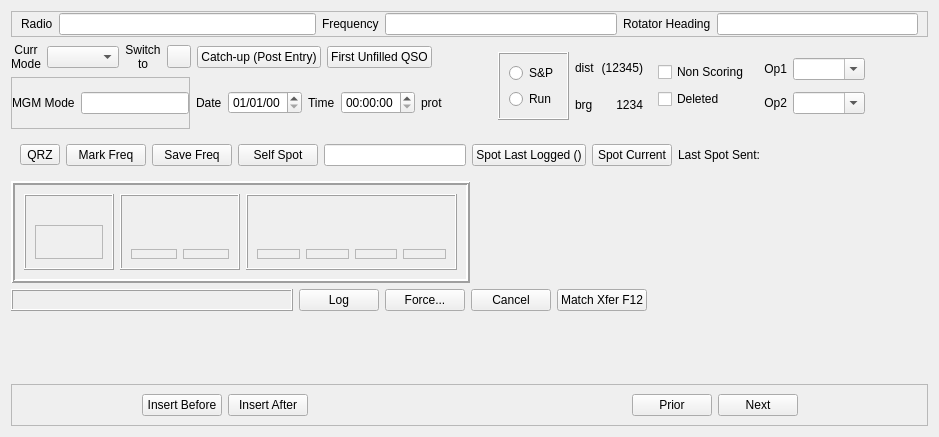
<?xml version="1.0" encoding="UTF-8"?>
<ui version="4.0">
 <class>QSOLogFrame</class>
 <widget class="QFrame" name="QSOLogFrame">
  <property name="geometry">
   <rect>
    <x>0</x>
    <y>0</y>
    <width>939</width>
    <height>437</height>
   </rect>
  </property>
  <property name="minimumSize">
   <size>
    <width>0</width>
    <height>0</height>
   </size>
  </property>
  <property name="windowTitle">
   <string/>
  </property>
  <property name="frameShape">
   <enum>QFrame::Shape::NoFrame</enum>
  </property>
  <property name="frameShadow">
   <enum>QFrame::Shadow::Plain</enum>
  </property>
  <property name="midLineWidth">
   <number>1</number>
  </property>
  <layout class="QVBoxLayout" name="verticalLayout_7">
   <item>
    <widget class="QFrame" name="radioDetailsFrame">
     <property name="frameShape">
      <enum>QFrame::Shape::StyledPanel</enum>
     </property>
     <property name="frameShadow">
      <enum>QFrame::Shadow::Raised</enum>
     </property>
     <layout class="QHBoxLayout" name="horizontalLayout_13">
      <property name="topMargin">
       <number>1</number>
      </property>
      <property name="bottomMargin">
       <number>1</number>
      </property>
      <item>
       <layout class="QHBoxLayout" name="horizontalLayout_10">
        <item>
         <widget class="QLabel" name="label_5">
          <property name="text">
           <string>Radio</string>
          </property>
         </widget>
        </item>
        <item>
         <widget class="QLineEdit" name="radioEdit">
          <property name="focusPolicy">
           <enum>Qt::FocusPolicy::ClickFocus</enum>
          </property>
          <property name="clearButtonEnabled">
           <bool>true</bool>
          </property>
         </widget>
        </item>
       </layout>
      </item>
      <item>
       <layout class="QHBoxLayout" name="horizontalLayout_11">
        <item>
         <widget class="QLabel" name="freqLabel">
          <property name="text">
           <string>Frequency</string>
          </property>
         </widget>
        </item>
        <item>
         <widget class="QLineEdit" name="frequencyEdit">
          <property name="focusPolicy">
           <enum>Qt::FocusPolicy::ClickFocus</enum>
          </property>
          <property name="clearButtonEnabled">
           <bool>true</bool>
          </property>
         </widget>
        </item>
       </layout>
      </item>
      <item>
       <layout class="QHBoxLayout" name="horizontalLayout_12">
        <item>
         <widget class="QLabel" name="label_7">
          <property name="text">
           <string>Rotator Heading</string>
          </property>
         </widget>
        </item>
        <item>
         <widget class="QLineEdit" name="rotatorHeadingEdit">
          <property name="focusPolicy">
           <enum>Qt::FocusPolicy::ClickFocus</enum>
          </property>
          <property name="clearButtonEnabled">
           <bool>true</bool>
          </property>
         </widget>
        </item>
       </layout>
      </item>
     </layout>
    </widget>
   </item>
   <item>
    <layout class="QHBoxLayout" name="horizontalLayout_25">
     <item>
      <layout class="QVBoxLayout" name="verticalLayout_2">
       <item>
        <layout class="QHBoxLayout" name="horizontalLayout_6">
         <item>
          <layout class="QHBoxLayout" name="horizontalLayout_2">
           <item>
            <widget class="QLabel" name="label_8">
             <property name="text">
              <string>Curr
Mode</string>
             </property>
             <property name="alignment">
              <set>Qt::AlignmentFlag::AlignCenter</set>
             </property>
            </widget>
           </item>
           <item>
            <widget class="QComboBox" name="ModeComboBoxGJV">
             <property name="focusPolicy">
              <enum>Qt::FocusPolicy::NoFocus</enum>
             </property>
            </widget>
           </item>
           <item>
            <widget class="QLabel" name="switchToLabel">
             <property name="text">
              <string>Switch
to</string>
             </property>
             <property name="alignment">
              <set>Qt::AlignmentFlag::AlignCenter</set>
             </property>
            </widget>
           </item>
           <item>
            <widget class="QToolButton" name="ModeButton">
             <property name="focusPolicy">
              <enum>Qt::FocusPolicy::NoFocus</enum>
             </property>
             <property name="text">
              <string/>
             </property>
             <property name="autoRaise">
              <bool>false</bool>
             </property>
            </widget>
           </item>
          </layout>
         </item>
         <item>
          <widget class="QPushButton" name="CatchupButton">
           <property name="focusPolicy">
            <enum>Qt::FocusPolicy::NoFocus</enum>
           </property>
           <property name="text">
            <string>Catch-up (Post Entry)</string>
           </property>
          </widget>
         </item>
         <item>
          <widget class="QPushButton" name="FirstUnfilledButton">
           <property name="focusPolicy">
            <enum>Qt::FocusPolicy::NoFocus</enum>
           </property>
           <property name="text">
            <string>First Unfilled QSO</string>
           </property>
          </widget>
         </item>
         <item>
          <spacer name="horizontalSpacer">
           <property name="orientation">
            <enum>Qt::Orientation::Horizontal</enum>
           </property>
           <property name="sizeHint" stdset="0">
            <size>
             <width>40</width>
             <height>20</height>
            </size>
           </property>
          </spacer>
         </item>
        </layout>
       </item>
       <item>
        <layout class="QHBoxLayout" name="horizontalLayout_15">
         <item>
          <widget class="QFrame" name="MGMSubModeFrame">
           <property name="minimumSize">
            <size>
             <width>0</width>
             <height>0</height>
            </size>
           </property>
           <property name="frameShape">
            <enum>QFrame::Shape::StyledPanel</enum>
           </property>
           <property name="frameShadow">
            <enum>QFrame::Shadow::Raised</enum>
           </property>
           <layout class="QHBoxLayout" name="horizontalLayout_14">
            <property name="leftMargin">
             <number>0</number>
            </property>
            <property name="topMargin">
             <number>0</number>
            </property>
            <property name="rightMargin">
             <number>0</number>
            </property>
            <property name="bottomMargin">
             <number>0</number>
            </property>
            <item>
             <widget class="QLabel" name="label_6">
              <property name="text">
               <string>MGM Mode</string>
              </property>
             </widget>
            </item>
            <item>
             <widget class="QLineEdit" name="MGMSubModeEdit">
              <property name="focusPolicy">
               <enum>Qt::FocusPolicy::ClickFocus</enum>
              </property>
             </widget>
            </item>
           </layout>
          </widget>
         </item>
         <item>
          <widget class="QLabel" name="label">
           <property name="text">
            <string>Date</string>
           </property>
          </widget>
         </item>
         <item>
          <widget class="QDateEdit" name="dateEdit">
           <property name="focusPolicy">
            <enum>Qt::FocusPolicy::ClickFocus</enum>
           </property>
           <property name="currentSection">
            <enum>QDateTimeEdit::Section::DaySection</enum>
           </property>
           <property name="displayFormat">
            <string>dd/MM/yy</string>
           </property>
          </widget>
         </item>
         <item>
          <widget class="QLabel" name="label_2">
           <property name="text">
            <string>Time</string>
           </property>
          </widget>
         </item>
         <item>
          <widget class="QTimeEdit" name="timeEdit">
           <property name="focusPolicy">
            <enum>Qt::FocusPolicy::ClickFocus</enum>
           </property>
           <property name="buttonSymbols">
            <enum>QAbstractSpinBox::ButtonSymbols::UpDownArrows</enum>
           </property>
           <property name="currentSection">
            <enum>QDateTimeEdit::Section::MinuteSection</enum>
           </property>
          </widget>
         </item>
         <item>
          <widget class="QLabel" name="protectionLabel">
           <property name="text">
            <string>prot</string>
           </property>
          </widget>
         </item>
         <item>
          <spacer name="horizontalSpacer_2">
           <property name="orientation">
            <enum>Qt::Orientation::Horizontal</enum>
           </property>
           <property name="sizeHint" stdset="0">
            <size>
             <width>40</width>
             <height>20</height>
            </size>
           </property>
          </spacer>
         </item>
        </layout>
       </item>
      </layout>
     </item>
     <item>
      <widget class="QFrame" name="RHSFrame">
       <layout class="QHBoxLayout" name="horizontalLayout_3">
        <item>
         <widget class="QFrame" name="tabSandPframe">
          <property name="minimumSize">
           <size>
            <width>0</width>
            <height>0</height>
           </size>
          </property>
          <property name="focusPolicy">
           <enum>Qt::FocusPolicy::NoFocus</enum>
          </property>
          <property name="frameShape">
           <enum>QFrame::Shape::Box</enum>
          </property>
          <property name="frameShadow">
           <enum>QFrame::Shadow::Raised</enum>
          </property>
          <layout class="QVBoxLayout" name="verticalLayout_3">
           <item>
            <widget class="QRadioButton" name="SandPrb">
             <property name="focusPolicy">
              <enum>Qt::FocusPolicy::NoFocus</enum>
             </property>
             <property name="text">
              <string>S&amp;&amp;P</string>
             </property>
             <attribute name="buttonGroup">
              <string notr="true">SandPbuttonGroup</string>
             </attribute>
            </widget>
           </item>
           <item>
            <widget class="QRadioButton" name="callRb">
             <property name="focusPolicy">
              <enum>Qt::FocusPolicy::NoFocus</enum>
             </property>
             <property name="text">
              <string>Run</string>
             </property>
             <attribute name="buttonGroup">
              <string notr="true">SandPbuttonGroup</string>
             </attribute>
            </widget>
           </item>
          </layout>
         </widget>
        </item>
        <item>
         <layout class="QVBoxLayout" name="verticalLayout_5">
          <item>
           <layout class="QHBoxLayout" name="horizontalLayout">
            <item>
             <widget class="QLabel" name="label_4">
              <property name="text">
               <string>dist</string>
              </property>
             </widget>
            </item>
            <item>
             <widget class="QLabel" name="DistSt">
              <property name="text">
               <string>(12345)</string>
              </property>
              <property name="alignment">
               <set>Qt::AlignmentFlag::AlignRight|Qt::AlignmentFlag::AlignTrailing|Qt::AlignmentFlag::AlignVCenter</set>
              </property>
              <property name="margin">
               <number>0</number>
              </property>
             </widget>
            </item>
           </layout>
          </item>
          <item>
           <layout class="QHBoxLayout" name="horizontalLayout_19">
            <item>
             <widget class="QLabel" name="label_3">
              <property name="text">
               <string>brg</string>
              </property>
             </widget>
            </item>
            <item>
             <widget class="QLabel" name="BrgSt">
              <property name="text">
               <string>1234</string>
              </property>
              <property name="alignment">
               <set>Qt::AlignmentFlag::AlignRight|Qt::AlignmentFlag::AlignTrailing|Qt::AlignmentFlag::AlignVCenter</set>
              </property>
              <property name="margin">
               <number>0</number>
              </property>
             </widget>
            </item>
           </layout>
          </item>
         </layout>
        </item>
        <item>
         <widget class="QFrame" name="flagsFrame">
          <layout class="QVBoxLayout" name="verticalLayout_4">
           <item>
            <widget class="QCheckBox" name="NonScoreCheckBox">
             <property name="focusPolicy">
              <enum>Qt::FocusPolicy::NoFocus</enum>
             </property>
             <property name="text">
              <string>Non Scoring</string>
             </property>
            </widget>
           </item>
           <item>
            <widget class="QCheckBox" name="DeletedCheckBox">
             <property name="focusPolicy">
              <enum>Qt::FocusPolicy::NoFocus</enum>
             </property>
             <property name="text">
              <string>Deleted</string>
             </property>
            </widget>
           </item>
          </layout>
         </widget>
        </item>
        <item>
         <layout class="QVBoxLayout" name="verticalLayout">
          <item>
           <layout class="QHBoxLayout" name="horizontalLayout_17">
            <item>
             <widget class="QLabel" name="OperatorLabel">
              <property name="text">
               <string>Op1</string>
              </property>
              <property name="alignment">
               <set>Qt::AlignmentFlag::AlignRight|Qt::AlignmentFlag::AlignTrailing|Qt::AlignmentFlag::AlignVCenter</set>
              </property>
             </widget>
            </item>
            <item>
             <widget class="QComboBox" name="MainOpComboBox">
              <property name="focusPolicy">
               <enum>Qt::FocusPolicy::ClickFocus</enum>
              </property>
              <property name="editable">
               <bool>true</bool>
              </property>
             </widget>
            </item>
           </layout>
          </item>
          <item>
           <layout class="QHBoxLayout" name="horizontalLayout_20">
            <item>
             <widget class="QLabel" name="SecondOpLabel">
              <property name="text">
               <string>Op2</string>
              </property>
              <property name="alignment">
               <set>Qt::AlignmentFlag::AlignRight|Qt::AlignmentFlag::AlignTrailing|Qt::AlignmentFlag::AlignVCenter</set>
              </property>
             </widget>
            </item>
            <item>
             <widget class="QComboBox" name="SecondOpComboBox">
              <property name="focusPolicy">
               <enum>Qt::FocusPolicy::ClickFocus</enum>
              </property>
              <property name="editable">
               <bool>true</bool>
              </property>
             </widget>
            </item>
           </layout>
          </item>
         </layout>
        </item>
       </layout>
      </widget>
     </item>
     <item>
      <spacer name="horizontalSpacer_6">
       <property name="orientation">
        <enum>Qt::Orientation::Horizontal</enum>
       </property>
       <property name="sizeHint" stdset="0">
        <size>
         <width>40</width>
         <height>20</height>
        </size>
       </property>
      </spacer>
     </item>
    </layout>
   </item>
   <item>
    <widget class="QFrame" name="clusterFrame">
     <property name="frameShape">
      <enum>QFrame::Shape::NoFrame</enum>
     </property>
     <layout class="QHBoxLayout" name="horizontalLayout_16">
      <item>
       <layout class="QHBoxLayout" name="horizontalLayout_5">
        <item>
         <widget class="QToolButton" name="qrzToolButton">
          <property name="focusPolicy">
           <enum>Qt::FocusPolicy::NoFocus</enum>
          </property>
          <property name="text">
           <string>QRZ</string>
          </property>
         </widget>
        </item>
        <item>
         <widget class="QPushButton" name="bandmapMarkFreqPb">
          <property name="focusPolicy">
           <enum>Qt::FocusPolicy::NoFocus</enum>
          </property>
          <property name="text">
           <string>Mark Freq</string>
          </property>
         </widget>
        </item>
        <item>
         <widget class="QPushButton" name="bandmapSaveFreqPb">
          <property name="focusPolicy">
           <enum>Qt::FocusPolicy::NoFocus</enum>
          </property>
          <property name="text">
           <string>Save Freq</string>
          </property>
         </widget>
        </item>
       </layout>
      </item>
      <item>
       <layout class="QHBoxLayout" name="horizontalLayout_4">
        <item>
         <widget class="QPushButton" name="selfSpotPb">
          <property name="text">
           <string>Self Spot</string>
          </property>
         </widget>
        </item>
        <item>
         <widget class="QLineEdit" name="selfSpotCommentLineEdit"/>
        </item>
        <item>
         <widget class="QPushButton" name="spotLastLoggedPb">
          <property name="focusPolicy">
           <enum>Qt::FocusPolicy::NoFocus</enum>
          </property>
          <property name="text">
           <string>Spot Last Logged ()</string>
          </property>
         </widget>
        </item>
        <item>
         <widget class="QPushButton" name="spotPb">
          <property name="focusPolicy">
           <enum>Qt::FocusPolicy::NoFocus</enum>
          </property>
          <property name="text">
           <string>Spot Current</string>
          </property>
         </widget>
        </item>
        <item>
         <widget class="QLabel" name="lastSpotSentTitleLbl">
          <property name="text">
           <string>Last Spot Sent: </string>
          </property>
         </widget>
        </item>
        <item>
         <widget class="QLabel" name="lastSpotSentLbl">
          <property name="text">
           <string/>
          </property>
         </widget>
        </item>
        <item>
         <spacer name="horizontalSpacer_5">
          <property name="orientation">
           <enum>Qt::Orientation::Horizontal</enum>
          </property>
          <property name="sizeHint" stdset="0">
           <size>
            <width>40</width>
            <height>20</height>
           </size>
          </property>
         </spacer>
        </item>
       </layout>
      </item>
     </layout>
    </widget>
   </item>
   <item>
    <layout class="QHBoxLayout" name="horizontalLayout_24">
     <item>
      <widget class="QFrame" name="qsoFrame">
       <property name="sizePolicy">
        <sizepolicy hsizetype="Expanding" vsizetype="Preferred">
         <horstretch>0</horstretch>
         <verstretch>0</verstretch>
        </sizepolicy>
       </property>
       <property name="frameShape">
        <enum>QFrame::Shape::Box</enum>
       </property>
       <property name="frameShadow">
        <enum>QFrame::Shadow::Raised</enum>
       </property>
       <property name="lineWidth">
        <number>2</number>
       </property>
       <layout class="QHBoxLayout" name="horizontalLayout_23" stretch="15,20,35">
        <item>
         <widget class="QFrame" name="callBox">
          <property name="sizePolicy">
           <sizepolicy hsizetype="Expanding" vsizetype="Minimum">
            <horstretch>0</horstretch>
            <verstretch>0</verstretch>
           </sizepolicy>
          </property>
          <property name="frameShape">
           <enum>QFrame::Shape::Box</enum>
          </property>
          <property name="frameShadow">
           <enum>QFrame::Shadow::Raised</enum>
          </property>
          <layout class="QVBoxLayout" name="verticalLayout_6">
           <item>
            <spacer name="hsp1">
             <property name="orientation">
              <enum>Qt::Orientation::Horizontal</enum>
             </property>
             <property name="sizeHint" stdset="0">
              <size>
               <width>81</width>
               <height>20</height>
              </size>
             </property>
            </spacer>
           </item>
           <item>
            <widget class="QSOTextEditFrame" name="CallsignFrame">
             <property name="sizePolicy">
              <sizepolicy hsizetype="Expanding" vsizetype="Preferred">
               <horstretch>0</horstretch>
               <verstretch>0</verstretch>
              </sizepolicy>
             </property>
             <property name="minimumSize">
              <size>
               <width>20</width>
               <height>10</height>
              </size>
             </property>
             <property name="frameShape">
              <enum>QFrame::Shape::StyledPanel</enum>
             </property>
            </widget>
           </item>
          </layout>
         </widget>
        </item>
        <item>
         <widget class="QFrame" name="mySentFrame">
          <property name="sizePolicy">
           <sizepolicy hsizetype="Expanding" vsizetype="Minimum">
            <horstretch>0</horstretch>
            <verstretch>0</verstretch>
           </sizepolicy>
          </property>
          <property name="frameShape">
           <enum>QFrame::Shape::Box</enum>
          </property>
          <property name="frameShadow">
           <enum>QFrame::Shadow::Raised</enum>
          </property>
          <layout class="QVBoxLayout" name="verticalLayout_9">
           <item>
            <widget class="QFrame" name="hl1">
             <layout class="QHBoxLayout" name="hl_1">
              <item>
               <spacer name="hsp2">
                <property name="orientation">
                 <enum>Qt::Orientation::Horizontal</enum>
                </property>
                <property name="sizeHint" stdset="0">
                 <size>
                  <width>40</width>
                  <height>20</height>
                 </size>
                </property>
               </spacer>
              </item>
              <item>
               <widget class="QLabel" name="mySentLabel">
                <property name="text">
                 <string/>
                </property>
               </widget>
              </item>
              <item>
               <spacer name="hsp3">
                <property name="orientation">
                 <enum>Qt::Orientation::Horizontal</enum>
                </property>
                <property name="sizeHint" stdset="0">
                 <size>
                  <width>10</width>
                  <height>20</height>
                 </size>
                </property>
               </spacer>
              </item>
             </layout>
            </widget>
           </item>
           <item>
            <layout class="QHBoxLayout" name="horizontalLayout_7">
             <item>
              <widget class="QSOTextEditFrame" name="RSTTxFrame">
               <property name="sizePolicy">
                <sizepolicy hsizetype="Expanding" vsizetype="Preferred">
                 <horstretch>0</horstretch>
                 <verstretch>0</verstretch>
                </sizepolicy>
               </property>
               <property name="minimumSize">
                <size>
                 <width>20</width>
                 <height>10</height>
                </size>
               </property>
               <property name="frameShape">
                <enum>QFrame::Shape::StyledPanel</enum>
               </property>
              </widget>
             </item>
             <item>
              <widget class="QSOTextEditFrame" name="SerTxFrame">
               <property name="sizePolicy">
                <sizepolicy hsizetype="Expanding" vsizetype="Preferred">
                 <horstretch>0</horstretch>
                 <verstretch>0</verstretch>
                </sizepolicy>
               </property>
               <property name="minimumSize">
                <size>
                 <width>20</width>
                 <height>10</height>
                </size>
               </property>
               <property name="frameShape">
                <enum>QFrame::Shape::StyledPanel</enum>
               </property>
              </widget>
             </item>
            </layout>
           </item>
          </layout>
         </widget>
        </item>
        <item>
         <widget class="QFrame" name="themSentFrame">
          <property name="sizePolicy">
           <sizepolicy hsizetype="Expanding" vsizetype="Minimum">
            <horstretch>0</horstretch>
            <verstretch>0</verstretch>
           </sizepolicy>
          </property>
          <property name="frameShape">
           <enum>QFrame::Shape::Box</enum>
          </property>
          <property name="frameShadow">
           <enum>QFrame::Shadow::Raised</enum>
          </property>
          <layout class="QVBoxLayout" name="verticalLayout_8">
           <item>
            <widget class="QFrame" name="hl2">
             <layout class="QHBoxLayout" name="hl_2">
              <item>
               <spacer name="hsp4">
                <property name="orientation">
                 <enum>Qt::Orientation::Horizontal</enum>
                </property>
                <property name="sizeHint" stdset="0">
                 <size>
                  <width>40</width>
                  <height>20</height>
                 </size>
                </property>
               </spacer>
              </item>
              <item>
               <widget class="QLabel" name="theirSentLabel">
                <property name="text">
                 <string/>
                </property>
               </widget>
              </item>
              <item>
               <spacer name="hsp5">
                <property name="orientation">
                 <enum>Qt::Orientation::Horizontal</enum>
                </property>
                <property name="sizeHint" stdset="0">
                 <size>
                  <width>40</width>
                  <height>20</height>
                 </size>
                </property>
               </spacer>
              </item>
             </layout>
            </widget>
           </item>
           <item>
            <layout class="QHBoxLayout" name="horizontalLayout_18">
             <item>
              <widget class="QSOTextEditFrame" name="RSTRxFrame">
               <property name="sizePolicy">
                <sizepolicy hsizetype="Expanding" vsizetype="Preferred">
                 <horstretch>0</horstretch>
                 <verstretch>0</verstretch>
                </sizepolicy>
               </property>
               <property name="minimumSize">
                <size>
                 <width>20</width>
                 <height>10</height>
                </size>
               </property>
               <property name="frameShape">
                <enum>QFrame::Shape::StyledPanel</enum>
               </property>
              </widget>
             </item>
             <item>
              <widget class="QSOTextEditFrame" name="SerRxFrame">
               <property name="sizePolicy">
                <sizepolicy hsizetype="Expanding" vsizetype="Preferred">
                 <horstretch>0</horstretch>
                 <verstretch>0</verstretch>
                </sizepolicy>
               </property>
               <property name="minimumSize">
                <size>
                 <width>20</width>
                 <height>10</height>
                </size>
               </property>
               <property name="frameShape">
                <enum>QFrame::Shape::StyledPanel</enum>
               </property>
              </widget>
             </item>
             <item>
              <widget class="QSOTextEditFrame" name="LocFrame">
               <property name="sizePolicy">
                <sizepolicy hsizetype="Expanding" vsizetype="Preferred">
                 <horstretch>0</horstretch>
                 <verstretch>0</verstretch>
                </sizepolicy>
               </property>
               <property name="minimumSize">
                <size>
                 <width>20</width>
                 <height>10</height>
                </size>
               </property>
               <property name="frameShape">
                <enum>QFrame::Shape::StyledPanel</enum>
               </property>
              </widget>
             </item>
             <item>
              <widget class="QSOTextEditFrame" name="QTHFrame">
               <property name="sizePolicy">
                <sizepolicy hsizetype="Expanding" vsizetype="Preferred">
                 <horstretch>0</horstretch>
                 <verstretch>0</verstretch>
                </sizepolicy>
               </property>
               <property name="minimumSize">
                <size>
                 <width>20</width>
                 <height>10</height>
                </size>
               </property>
               <property name="frameShape">
                <enum>QFrame::Shape::StyledPanel</enum>
               </property>
              </widget>
             </item>
            </layout>
           </item>
          </layout>
         </widget>
        </item>
       </layout>
      </widget>
     </item>
     <item>
      <spacer name="horizontalSpacer_4">
       <property name="orientation">
        <enum>Qt::Orientation::Horizontal</enum>
       </property>
       <property name="sizeHint" stdset="0">
        <size>
         <width>40</width>
         <height>20</height>
        </size>
       </property>
      </spacer>
     </item>
    </layout>
   </item>
   <item>
    <layout class="QHBoxLayout" name="horizontalLayout_9">
     <item>
      <widget class="QSOTextEditFrame" name="commentsFrame">
       <property name="sizePolicy">
        <sizepolicy hsizetype="Expanding" vsizetype="Preferred">
         <horstretch>0</horstretch>
         <verstretch>0</verstretch>
        </sizepolicy>
       </property>
       <property name="minimumSize">
        <size>
         <width>20</width>
         <height>0</height>
        </size>
       </property>
       <property name="frameShape">
        <enum>QFrame::Shape::Box</enum>
       </property>
       <property name="frameShadow">
        <enum>QFrame::Shadow::Raised</enum>
       </property>
      </widget>
     </item>
     <item>
      <widget class="QPushButton" name="GJVOKButton">
       <property name="focusPolicy">
        <enum>Qt::FocusPolicy::NoFocus</enum>
       </property>
       <property name="toolTip">
        <string>Log the QSO, or move to next unfilled field</string>
       </property>
       <property name="text">
        <string>Log</string>
       </property>
      </widget>
     </item>
     <item>
      <widget class="QPushButton" name="GJVForceButton">
       <property name="focusPolicy">
        <enum>Qt::FocusPolicy::NoFocus</enum>
       </property>
       <property name="toolTip">
        <string>Force logging the QSO, even when incomplete</string>
       </property>
       <property name="text">
        <string>Force...</string>
       </property>
       <property name="autoDefault">
        <bool>false</bool>
       </property>
       <property name="flat">
        <bool>false</bool>
       </property>
      </widget>
     </item>
     <item>
      <widget class="QPushButton" name="GJVCancelButton">
       <property name="focusPolicy">
        <enum>Qt::FocusPolicy::NoFocus</enum>
       </property>
       <property name="text">
        <string>Cancel</string>
       </property>
      </widget>
     </item>
     <item>
      <widget class="QPushButton" name="MatchXferButton">
       <property name="focusPolicy">
        <enum>Qt::FocusPolicy::NoFocus</enum>
       </property>
       <property name="toolTip">
        <string>Get fields from current matching QSO</string>
       </property>
       <property name="text">
        <string>Match Xfer F12</string>
       </property>
      </widget>
     </item>
     <item>
      <spacer name="horizontalSpacer_7">
       <property name="orientation">
        <enum>Qt::Orientation::Horizontal</enum>
       </property>
       <property name="sizeHint" stdset="0">
        <size>
         <width>10</width>
         <height>20</height>
        </size>
       </property>
      </spacer>
     </item>
    </layout>
   </item>
   <item>
    <spacer name="verticalSpacer">
     <property name="orientation">
      <enum>Qt::Orientation::Vertical</enum>
     </property>
     <property name="sizeHint" stdset="0">
      <size>
       <width>20</width>
       <height>40</height>
      </size>
     </property>
    </spacer>
   </item>
   <item>
    <widget class="QFrame" name="EditFrame">
     <property name="frameShape">
      <enum>QFrame::Shape::StyledPanel</enum>
     </property>
     <property name="frameShadow">
      <enum>QFrame::Shadow::Raised</enum>
     </property>
     <layout class="QHBoxLayout" name="horizontalLayout_8">
      <item>
       <spacer name="horizontalSpacer_3">
        <property name="orientation">
         <enum>Qt::Orientation::Horizontal</enum>
        </property>
        <property name="sizeHint" stdset="0">
         <size>
          <width>40</width>
          <height>20</height>
         </size>
        </property>
       </spacer>
      </item>
      <item>
       <widget class="QPushButton" name="InsertBeforeButton">
        <property name="focusPolicy">
         <enum>Qt::FocusPolicy::NoFocus</enum>
        </property>
        <property name="text">
         <string>Insert Before</string>
        </property>
       </widget>
      </item>
      <item>
       <widget class="QPushButton" name="InsertAfterButton">
        <property name="focusPolicy">
         <enum>Qt::FocusPolicy::NoFocus</enum>
        </property>
        <property name="text">
         <string>Insert After</string>
        </property>
       </widget>
      </item>
      <item>
       <spacer name="horizontalSpacer_10">
        <property name="orientation">
         <enum>Qt::Orientation::Horizontal</enum>
        </property>
        <property name="sizeHint" stdset="0">
         <size>
          <width>318</width>
          <height>20</height>
         </size>
        </property>
       </spacer>
      </item>
      <item>
       <widget class="QPushButton" name="PriorButton">
        <property name="focusPolicy">
         <enum>Qt::FocusPolicy::NoFocus</enum>
        </property>
        <property name="text">
         <string>Prior</string>
        </property>
       </widget>
      </item>
      <item>
       <widget class="QPushButton" name="NextButton">
        <property name="focusPolicy">
         <enum>Qt::FocusPolicy::NoFocus</enum>
        </property>
        <property name="text">
         <string>Next</string>
        </property>
       </widget>
      </item>
      <item>
       <spacer name="horizontalSpacer_8">
        <property name="orientation">
         <enum>Qt::Orientation::Horizontal</enum>
        </property>
        <property name="sizeHint" stdset="0">
         <size>
          <width>40</width>
          <height>20</height>
         </size>
        </property>
       </spacer>
      </item>
     </layout>
    </widget>
   </item>
  </layout>
 </widget>
 <customwidgets>
  <customwidget>
   <class>QSOTextEditFrame</class>
   <extends>QFrame</extends>
   <header>QSOTextEditFrame.h</header>
   <container>1</container>
  </customwidget>
 </customwidgets>
 <resources/>
 <connections/>
 <buttongroups>
  <buttongroup name="SandPbuttonGroup"/>
 </buttongroups>
</ui>
